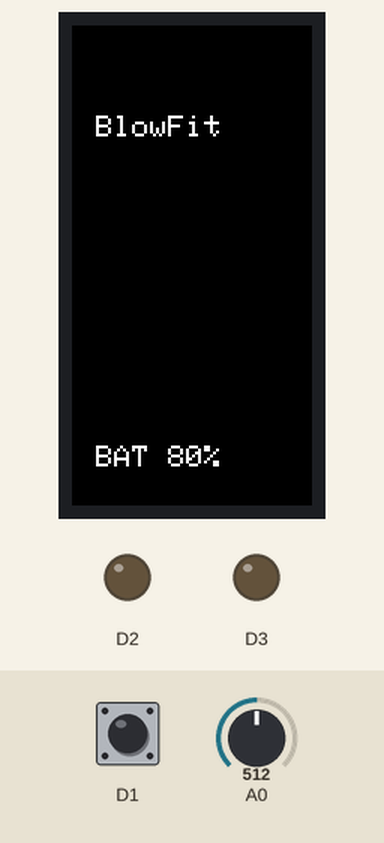
Simulated run of this sketch. Board: Arduino Due. On the bench: 80×160 colour display, output pins drawn as LEDs (lit = HIGH). Dashed ring = blinking. Inputs (shaded band) come from the test bench; at power-on: D1 HIGH, A0 = 512 (analog values on the 0–1023 scale). Nothing arrives over Bluetooth unless stated; a phone connects over Bluetooth LE 3 s after start.

Above: at 1.3 s.
1.4 s: D1 pulled LOW for 0.15 s
At 3.4 s:
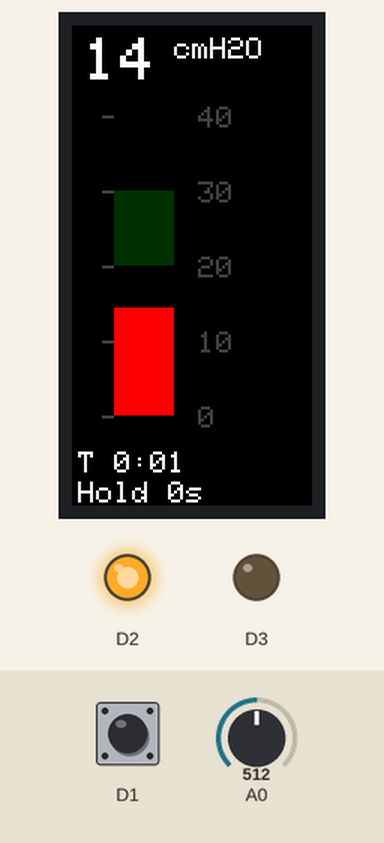
4.5 s: A0 set to 528
At 6.4 s:
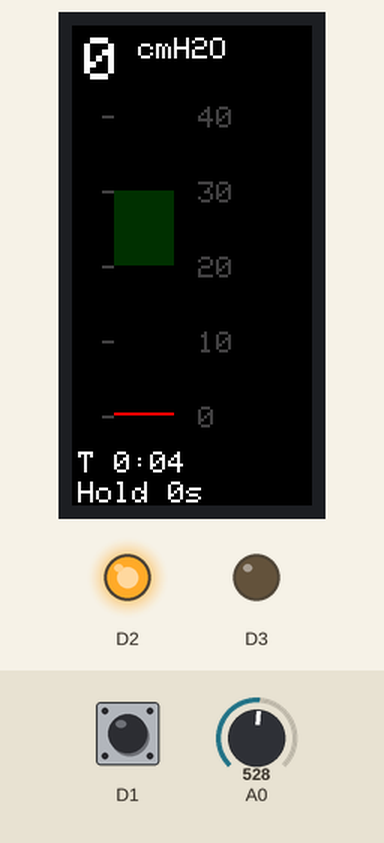
6.6 s: D1 pulled LOW for 3.2 s
At 10.05 s:
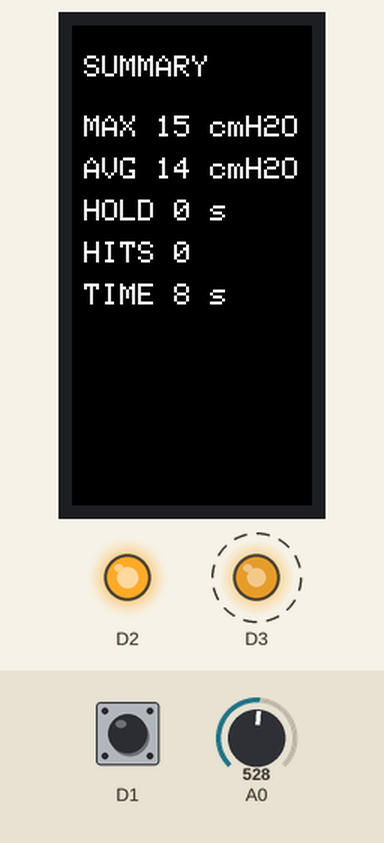
10.4 s: D1 pulled LOW for 0.15 s
At 10.75 s:
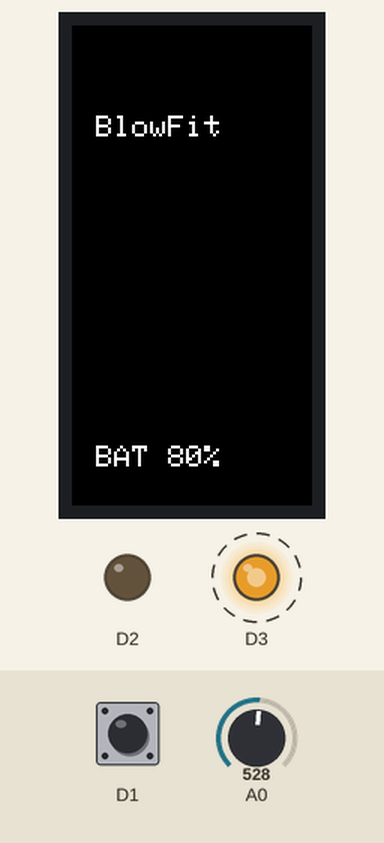
11.1 s: D1 pulled LOW for 0.15 s
At 12.1 s:
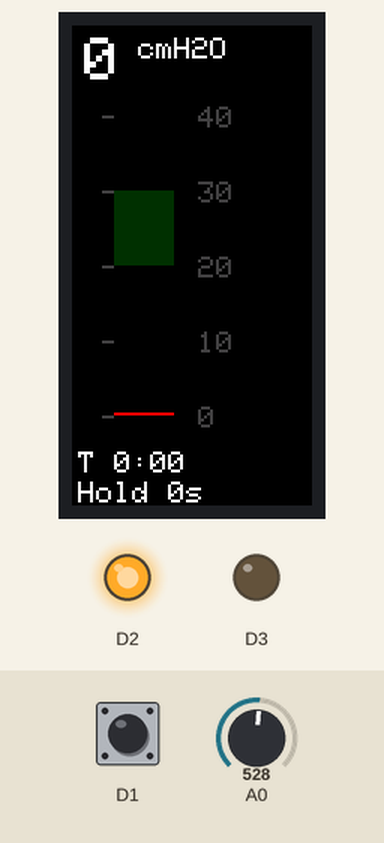
12.9 s: A0 set to 863
At 14.1 s:
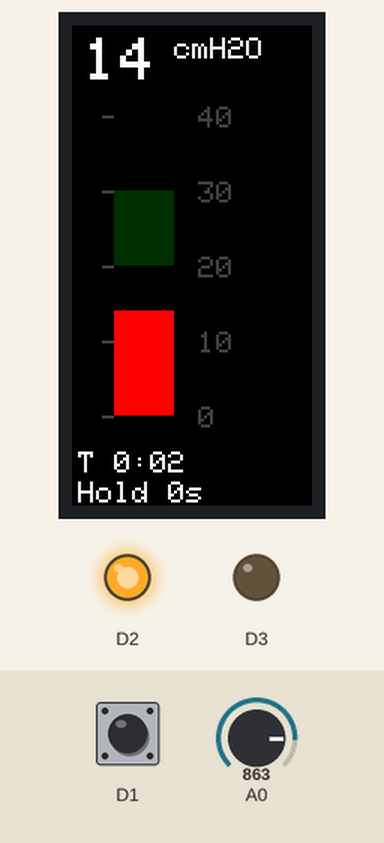
14.5 s: A0 set to 892
Timing chart, 0 to 17.0 s (numbered marks = the images above; inputs shaded):
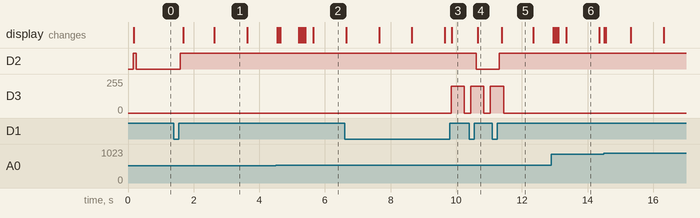

The sketch:

firmware.ino
```cpp
// BlowFit — main sketch.
// Hardware: Seeed XIAO BLE nRF52840 + XGZP6847A005KPG + ST7735 0.96" TFT
//
// Non-blocking cooperative scheduler: every subsystem exposes a tick()
// function. loop() dispatches work based on millis() deltas. No delay() anywhere.

#include <Arduino.h>
#include "config.h"
#include "ble_uuids.h"
#include "sensor.h"
#include "state_machine.h"
#include "feedback.h"
#include "button.h"
#include "ui_tft.h"
#include "storage.h"
#include "ble_service.h"
#include "power.h"

// ----- Timer for 100 Hz sampling -----
// The XIAO BLE nRF52840 Arduino core exposes "HardwareTimer" or we can use
// nRF52's NRF_TIMER peripherals directly. ArduinoBLE ties up some timers, so
// TimerMillis/TimerTask helpers are preferred. For brevity this scaffold uses
// a simple millis()-based pump at the top of loop(); replace with a timer ISR
// once the sketch is validated.

uint32_t g_nextSampleMs = 0;

void pumpSensor(uint32_t nowMs)
{
  // Replace with NRF_TIMER ISR in production. This works at the ~100 Hz target
  // as long as loop() runtime stays below ~8 ms per iteration.
  constexpr uint32_t interval = 1000 / sensor_cfg::SAMPLE_RATE_HZ;
  if ((int32_t)(nowMs - g_nextSampleMs) >= 0)
  {
    sensor::onTimerTick();
    g_nextSampleMs += interval;
    if ((int32_t)(nowMs - g_nextSampleMs) >= (int32_t)(interval * 3))
    {
      // Dropped multiple ticks — reset to avoid runaway catch-up.
      g_nextSampleMs = nowMs + interval;
    }
  }
}

// ----- Session sample buffering for BLE stream -----
int16_t g_blePacketBuf[ble_cfg::SAMPLES_PER_PACKET];
uint8_t g_blePacketIdx = 0;
uint32_t g_nextNotifyMs = 0;
uint32_t g_nextRenderMs = 0;
uint32_t g_nextButtonMs = 0;
uint32_t g_nextBattMs = 0;
uint32_t g_nextStateNotifyMs = 0;
uint8_t g_cachedBatteryPct = 80;

// ----- State machine callbacks -----
void onStateChange(DeviceState, DeviceState next)
{
  ui_tft::invalidate();
  switch (next)
  {
  case DeviceState::Prep:
  case DeviceState::Train:
    feedback::setPattern(feedback::Pattern::TrainActive);
    break;
  case DeviceState::Standby:
    feedback::setPattern(feedback::Pattern::Idle);
    break;
  default:
    break;
  }
}

void onZoneChange(bool entered)
{
  if (entered)
    feedback::setPattern(feedback::Pattern::ZoneEntered);
}

void onTargetHold()
{
  feedback::setPattern(feedback::Pattern::HoldAchieved);
}

void onSessionEnd(const state_machine::Metrics &m)
{
  feedback::setPattern(feedback::Pattern::SessionComplete);
  storage::saveSession(m);
  ble_service::pushSummary(m, 0); // TODO: real CRC32 over stored waveform
}

// Called from ble_service on opcode 0x04.
void onBleCalibrateRequested()
{
  sensor::startZeroCalibration();
}

void setup()
{
  ble_service::begin();
  Serial.begin(115200);
  sensor::begin();
  power::begin();
  feedback::begin();
  button::begin();
  ui_tft::begin();
  storage::begin();

  // Load persisted target zone & offset.
  float zero, lo, hi;
  if (storage::loadConfig(zero, lo, hi))
  {
    state_machine::setTargetZone(lo, hi);
  }
  state_machine::begin();
  state_machine::onStateChange(onStateChange);
  state_machine::onZoneChange(onZoneChange);
  state_machine::onTargetHold(onTargetHold);
  state_machine::onSessionEnd(onSessionEnd);

  sensor::startZeroCalibration();
  feedback::setPattern(feedback::Pattern::Idle);
  g_nextSampleMs = millis();
}

void loop()
{
  ble_service::poll();
  uint32_t now = millis();

  pumpSensor(now);
  feedback::tick(now);

  // Drain sensor samples — 한 번 loop() 에서 너무 많이 처리하면 BLE.poll() 호출이
  // 느려져서 connection 단계에서 timeout. 예산 제한 + 중간 yield.
  sensor::Sample s;
  int drainBudget = 8;
  while (drainBudget-- > 0 && sensor::pop(s))
  {
    state_machine::tick(s.tMillis);
    state_machine::onPressureSample(s.filtered);

    if (state_machine::state() == DeviceState::Train && g_blePacketIdx < ble_cfg::SAMPLES_PER_PACKET)
    {
      int32_t v = (int32_t)(s.filtered * 10.0f);
      if (v < -32768) v = -32768;
      if (v > 32767) v = 32767;
      g_blePacketBuf[g_blePacketIdx++] = (int16_t)v;
    }
  }
  ble_service::poll();

  // BLE pressure notify every 50ms
  if ((int32_t)(now - g_nextNotifyMs) >= 0)
  {
    g_nextNotifyMs = now + ble_cfg::NOTIFY_INTERVAL_MS;
    if (g_blePacketIdx > 0)
    {
      ble_service::pushSamples(g_blePacketBuf, g_blePacketIdx);
      g_blePacketIdx = 0;
    }
  }

  // UI render (HAS_TFT=0 이면 no-op)
  if ((int32_t)(now - g_nextRenderMs) >= 0)
  {
    g_nextRenderMs = now + ui_cfg::RENDER_INTERVAL_MS;
    ui_tft::render(state_machine::state(), sensor::latestFiltered(),
                   state_machine::metrics(), now, g_cachedBatteryPct);
  }

  // Button scan
  if ((int32_t)(now - g_nextButtonMs) >= 0)
  {
    g_nextButtonMs = now + ui_cfg::BUTTON_SCAN_MS;
    button::Press p = button::scan(now);
    if (p == button::Press::Short)
      state_machine::dispatch(state_machine::Event::ButtonShort);
    else if (p == button::Press::Long)
      state_machine::dispatch(state_machine::Event::ButtonLong);
  }

  // Battery poll (HAS_BATTERY=0 이면 batteryPct/isCharging 모두 더미값)
  if ((int32_t)(now - g_nextBattMs) >= 0)
  {
    g_nextBattMs = now + ui_cfg::BATTERY_POLL_MS;
    g_cachedBatteryPct = power::batteryPct();
    if (g_cachedBatteryPct < 15)
      feedback::setPattern(feedback::Pattern::BatteryLow);
  }

  // State notify (1s)
  if ((int32_t)(now - g_nextStateNotifyMs) >= 0)
  {
    g_nextStateNotifyMs = now + 1000;
    ble_service::pushState(state_machine::state(),
                           state_machine::metrics().orificeLevel,
                           g_cachedBatteryPct,
                           power::isCharging());
  }
}
```

ble_service.cpp
```cpp
#include "ble_service.h"
#include "ble_uuids.h"
#include "config.h"

#ifdef ARDUINO
  #include <ArduinoBLE.h>
#endif

#include <string.h>

// 전역 스코프의 weak hook — firmware.ino 의 강한 정의가 override 함.
// (anon namespace 내부에서 extern 선언하면 별도 심볼이 되어 링크 실패하는 문제 회피.)
void onBleCalibrateRequested();

namespace ble_service {

namespace {

#ifdef ARDUINO
BLEService                g_service(uuids::SERVICE);
BLECharacteristic         g_pressure(uuids::PRESSURE_STREAM, BLENotify, 22);
BLECharacteristic         g_control(uuids::SESSION_CONTROL, BLEWrite, 8);
BLECharacteristic         g_summary(uuids::SESSION_SUMMARY, BLERead | BLENotify, 32);
BLECharacteristic         g_state(uuids::DEVICE_STATE, BLERead | BLENotify, 4);
BLECharacteristic         g_history(uuids::HISTORY_LIST, BLERead, 244);

BLEService                g_battSvc("180f");
BLEUnsignedCharCharacteristic g_battLevel("2a19", BLERead | BLENotify);
#endif

uint32_t g_startEpoch = 0;

void onControlWritten(
#ifdef ARDUINO
  BLEDevice, BLECharacteristic c
#endif
) {
#ifdef ARDUINO
  if (c.valueLength() < 1) return;
  const uint8_t* val = c.value();
  uint8_t op = val[0];
  switch (op) {
    case opcode::START_SESSION: {
      uint8_t level = (c.valueLength() >= 2) ? val[1] : 1;
      state_machine::dispatch(state_machine::Event::BleStartSession, level);
      break;
    }
    case opcode::STOP_SESSION:
      state_machine::dispatch(state_machine::Event::BleStopSession);
      break;
    case opcode::SYNC_TIME:
      if (c.valueLength() >= 5) {
        memcpy(&g_startEpoch, val + 1, 4);
      }
      break;
    case opcode::ZERO_CALIBRATE:
      // 전역 스코프의 hook 호출 — firmware.ino 가 strong override 제공.
      ::onBleCalibrateRequested();
      break;
    case opcode::SET_TARGET:
      if (c.valueLength() >= 3) {
        state_machine::setTargetZone((float)val[1], (float)val[2]);
      }
      break;
    default:
      break;
  }
#else
  (void)0;
#endif
}

}  // namespace

void begin() {
#ifdef ARDUINO
  if (!BLE.begin()) return;

  BLE.setLocalName(DEVICE_NAME);
  BLE.setDeviceName(DEVICE_NAME);
  BLE.setAdvertisedService(g_service);

  g_service.addCharacteristic(g_pressure);
  g_service.addCharacteristic(g_control);
  g_service.addCharacteristic(g_summary);
  g_service.addCharacteristic(g_state);
  g_service.addCharacteristic(g_history);
  BLE.addService(g_service);

  g_battSvc.addCharacteristic(g_battLevel);
  BLE.addService(g_battSvc);

  g_control.setEventHandler(BLEWritten, onControlWritten);

  BLE.advertise();
#endif
}

void pushSamples(const int16_t samplesX10[], uint8_t count) {
#ifdef ARDUINO
  if (!isConnected() || count == 0) return;
  static uint16_t seq = 0;
  uint8_t n = count > ble_cfg::SAMPLES_PER_PACKET ? ble_cfg::SAMPLES_PER_PACKET : count;
  uint8_t buf[22];
  seq++;
  memcpy(buf, &seq, 2);
  memcpy(buf + 2, samplesX10, n * 2);
  // Zero-pad if short
  for (uint8_t i = n; i < ble_cfg::SAMPLES_PER_PACKET; i++) {
    int16_t zero = 0;
    memcpy(buf + 2 + i * 2, &zero, 2);
  }
  g_pressure.writeValue(buf, 22);
#else
  (void)samplesX10; (void)count;
#endif
}

void pushState(DeviceState s, uint8_t orifice, uint8_t battery, bool charging) {
#ifdef ARDUINO
  uint8_t flags = (isConnected() ? 0x02 : 0x00) | (charging ? 0x01 : 0x00);
  if (battery < 15) flags |= 0x04;
  uint8_t buf[4] = { (uint8_t)s, orifice, battery, flags };
  g_state.writeValue(buf, 4);
  g_battLevel.writeValue(battery);
#else
  (void)s; (void)orifice; (void)battery; (void)charging;
#endif
}

void pushSummary(const state_machine::Metrics& m, uint32_t crc32) {
#ifdef ARDUINO
  uint8_t buf[32] = {0};
  uint32_t dur = m.sessionDurationMs / 1000;
  float maxP = m.maxPressure;
  float avgP = m.avgPressure();
  uint32_t end = m.enduranceMs / 1000;
  uint16_t samples = m.sampleCount > 65535 ? 65535 : (uint16_t)m.sampleCount;
  uint32_t sid = m.sessionId;
  memcpy(buf + 0,  &g_startEpoch, 4);
  memcpy(buf + 4,  &dur, 4);
  memcpy(buf + 8,  &maxP, 4);
  memcpy(buf + 12, &avgP, 4);
  memcpy(buf + 16, &end, 4);
  buf[20] = m.orificeLevel;
  buf[21] = m.targetHits;
  memcpy(buf + 22, &samples, 2);
  memcpy(buf + 24, &crc32, 4);
  memcpy(buf + 28, &sid, 4);
  g_summary.writeValue(buf, 32);
#else
  (void)m; (void)crc32;
#endif
}

void poll() {
#ifdef ARDUINO
  BLE.poll();
  // disconnect 트랜지션에서만 1회 재광고. 주기적 호출은 mbed BSP 에서 느림.
  static bool wasConnected = false;
  const bool isConn = BLE.connected();
  if (wasConnected && !isConn) {
    BLE.advertise();
  }
  wasConnected = isConn;
#endif
}

bool isConnected() {
#ifdef ARDUINO
  return BLE.connected();
#else
  return false;
#endif
}

uint32_t startEpoch() { return g_startEpoch; }

}  // namespace ble_service

// Weak default — firmware.ino 가 동일 시그니처로 정의해서 override 함.
__attribute__((weak)) void onBleCalibrateRequested() {}
```

ble_service.h
```cpp
#pragma once

#include <stdint.h>
#include "state_machine.h"

namespace ble_service {

void begin();

// Push a batch of recent samples out as a Pressure Stream notification.
// Called every ble_cfg::NOTIFY_INTERVAL_MS when connected and in TRAIN.
void pushSamples(const int16_t samplesX10[], uint8_t count);

// Push current DeviceState and battery.
void pushState(DeviceState s, uint8_t orificeLevel, uint8_t batteryPct, bool charging);

// Push session summary (sent when SessionEnd event fires).
void pushSummary(const state_machine::Metrics& m, uint32_t crc32);

// Service BLE stack; call from loop().
void poll();

bool isConnected();

// Epoch (unix seconds) provided by the app via SYNC_TIME; 0 if not synced.
uint32_t startEpoch();

}  // namespace ble_service
```

ble_uuids.h
```cpp
// Single source of truth for BLE UUIDs. MUST match:
//   - docs/ble-protocol.md
//   - tools/ble-sim.py
//   - app/lib/core/ble/blowfit_uuids.dart

#pragma once

namespace uuids {
  // Custom service + characteristics
  constexpr const char* SERVICE            = "0000b410-0000-1000-8000-00805f9b34fb";
  constexpr const char* PRESSURE_STREAM    = "0000b411-0000-1000-8000-00805f9b34fb";
  constexpr const char* SESSION_CONTROL    = "0000b412-0000-1000-8000-00805f9b34fb";
  constexpr const char* SESSION_SUMMARY    = "0000b413-0000-1000-8000-00805f9b34fb";
  constexpr const char* DEVICE_STATE       = "0000b414-0000-1000-8000-00805f9b34fb";
  constexpr const char* HISTORY_LIST       = "0000b415-0000-1000-8000-00805f9b34fb";

  // Standard
  constexpr const char* BATTERY_SERVICE    = "180f";
  constexpr const char* BATTERY_LEVEL      = "2a19";
  constexpr const char* DEVICE_INFO        = "180a";
  constexpr const char* FIRMWARE_REVISION  = "2a26";
}

// Session Control opcodes
namespace opcode {
  constexpr uint8_t START_SESSION  = 0x01;
  constexpr uint8_t STOP_SESSION   = 0x02;
  constexpr uint8_t SYNC_TIME      = 0x03;
  constexpr uint8_t ZERO_CALIBRATE = 0x04;
  constexpr uint8_t SET_TARGET     = 0x05;
}

// Advertised name (product: BlowFit)
constexpr const char* DEVICE_NAME = "BlowFit";
constexpr const char* FIRMWARE_VERSION = "1.0.0";
```

button.cpp
```cpp
#include "button.h"
#include "config.h"

#ifdef ARDUINO
  #include <Arduino.h>
#else
  namespace button {
    // Host-test seam: tests flip this to simulate the physical button.
    // Pull-up wiring → false = released (digitalRead returns 1).
    bool g_hostPressed = false;
  }
  static int digitalRead(uint8_t) { return button::g_hostPressed ? 0 : 1; }
  static void pinMode(uint8_t, uint8_t) {}
  #define INPUT_PULLUP 2
#endif

namespace button {

namespace {
constexpr uint16_t DEBOUNCE_MS = 30;

bool g_lastStable = true;       // true = released (pull-up)
bool g_lastRaw = true;
uint32_t g_lastChangeMs = 0;
uint32_t g_pressStartMs = 0;
bool g_pressed = false;
}  // namespace

void begin() {
#ifdef ARDUINO
  pinMode(pins::BUTTON, INPUT_PULLUP);
#endif
}

Press scan(uint32_t nowMs) {
  bool raw = digitalRead(pins::BUTTON) != 0;  // pull-up: 1 = released
  if (raw != g_lastRaw) {
    g_lastRaw = raw;
    g_lastChangeMs = nowMs;
    return Press::None;
  }
  if ((nowMs - g_lastChangeMs) < DEBOUNCE_MS) return Press::None;
  if (raw == g_lastStable) return Press::None;

  g_lastStable = raw;
  if (!raw) {
    // Just pressed
    g_pressed = true;
    g_pressStartMs = nowMs;
    return Press::None;
  } else {
    // Just released
    if (!g_pressed) return Press::None;
    g_pressed = false;
    uint32_t held = nowMs - g_pressStartMs;
    return held >= ui_cfg::LONG_PRESS_MS ? Press::Long : Press::Short;
  }
}

}  // namespace button
```

button.h
```cpp
#pragma once

#include <stdint.h>

namespace button {

enum class Press : uint8_t {
  None,
  Short,
  Long,
};

void begin();

// Scan the button; returns Short/Long on release, None otherwise.
// Call every ui_cfg::BUTTON_SCAN_MS.
Press scan(uint32_t nowMs);

}  // namespace button
```

feedback.cpp
```cpp
#include "feedback.h"
#include "config.h"

#ifdef ARDUINO
  #include <Arduino.h>
#else
  static void pinMode(uint8_t, uint8_t) {}
  static void digitalWrite(uint8_t, uint8_t) {}
  static void analogWrite(uint8_t, int) {}
  #define OUTPUT 1
  #define HIGH 1
  #define LOW 0
#endif

namespace feedback {

namespace {

Pattern g_pattern = Pattern::Idle;

// Vibration queue: count remaining, current on/off window, current phase end
uint16_t g_vibCount = 0;
uint16_t g_vibOnMs = 0;
uint16_t g_vibOffMs = 0;
bool g_vibOn = false;
uint32_t g_vibNextSwitchMs = 0;

// LED heartbeat
uint32_t g_ledNextMs = 0;
bool g_ledState = false;

void ledSet(bool on) {
#ifdef ARDUINO
  digitalWrite(pins::LED, on ? HIGH : LOW);
#endif
  g_ledState = on;
}

void vibSet(bool on) {
#ifdef ARDUINO
  analogWrite(pins::VIBRATION, on ? 200 : 0);
#endif
  g_vibOn = on;
}

void startVib(uint16_t count, uint16_t onMs, uint16_t offMs, uint32_t nowMs) {
  g_vibCount = count;
  g_vibOnMs = onMs;
  g_vibOffMs = offMs;
  vibSet(true);
  g_vibNextSwitchMs = nowMs + onMs;
}

}  // namespace

void begin() {
#ifdef ARDUINO
  pinMode(pins::LED, OUTPUT);
  pinMode(pins::VIBRATION, OUTPUT);
#endif
  ledSet(false);
  vibSet(false);
}

void setPattern(Pattern p) {
  g_pattern = p;
  switch (p) {
    case Pattern::TrainActive:     ledSet(true);  break;
    case Pattern::Charging:        ledSet(false); break;
    case Pattern::ZoneEntered:     pulseVibration(1, 80, 0); break;
    case Pattern::HoldAchieved:    pulseVibration(2, 120, 100); break;
    case Pattern::SessionComplete: pulseVibration(3, 400, 200); break;
    case Pattern::CalibrateDone:   pulseVibration(2, 100, 80); break;
    default: break;
  }
}

void pulseVibration(uint16_t count, uint16_t onMs, uint16_t offMs) {
  // `nowMs` is picked up by tick(); start immediately by zeroing the switch time
  g_vibCount = count;
  g_vibOnMs = onMs;
  g_vibOffMs = offMs;
  vibSet(true);
  g_vibNextSwitchMs = 0;  // triggers immediate switch logic
}

void tick(uint32_t nowMs) {
  // LED patterns
  switch (g_pattern) {
    case Pattern::Idle:
      if (nowMs >= g_ledNextMs) {
        ledSet(!g_ledState);
        g_ledNextMs = nowMs + (g_ledState ? 80 : 1920);  // brief flash every 2s
      }
      break;
    case Pattern::BatteryLow:
      if (nowMs >= g_ledNextMs) {
        ledSet(!g_ledState);
        g_ledNextMs = nowMs + 150;
      }
      break;
    default:
      break;
  }

  // Vibration state machine
  if (g_vibCount > 0) {
    if (g_vibNextSwitchMs == 0) {
      g_vibNextSwitchMs = nowMs + g_vibOnMs;
      vibSet(true);
    }
    if (nowMs >= g_vibNextSwitchMs) {
      if (g_vibOn) {
        vibSet(false);
        if (--g_vibCount == 0) return;
        g_vibNextSwitchMs = nowMs + g_vibOffMs;
      } else {
        vibSet(true);
        g_vibNextSwitchMs = nowMs + g_vibOnMs;
      }
    }
  }
}

}  // namespace feedback
```

feedback.h
```cpp
#pragma once

#include <stdint.h>

// Non-blocking LED + vibration patterns. All timing uses millis().

namespace feedback {

enum class Pattern : uint8_t {
  Idle,             // LED slow heartbeat
  TrainActive,      // LED solid
  ZoneEntered,      // Single short vibration
  HoldAchieved,     // Double vibration
  SessionComplete,  // Triple long vibration
  BatteryLow,       // LED fast blink
  Charging,         // LED off
  CalibrateDone,    // Double vibration
};

void begin();
void setPattern(Pattern p);
void pulseVibration(uint16_t count, uint16_t onMs, uint16_t offMs);

// Called every loop iteration.
void tick(uint32_t nowMs);

}  // namespace feedback
```

power.h
```cpp
#pragma once

#include <stdint.h>

namespace power {

void begin();

// Read battery percentage (0-100). Uses VBAT ADC + LiPo discharge curve.
uint8_t batteryPct();

// Approximate charging detection (USB-C VBUS present).
bool isCharging();

// Request deep sleep; wakes on button interrupt.
void enterDeepSleep();

}  // namespace power
```

Source omitted: power.cpp (1612 bytes), sensor.cpp (2859 bytes), sensor.h (1042 bytes), state_machine.cpp (5273 bytes), state_machine.h (1906 bytes), storage.cpp (3359 bytes), storage.h (895 bytes), ui_tft.cpp (5582 bytes), ui_tft.h (515 bytes), config.h (3631 bytes)

Measured:
- the behaviour switches between 520 and 521 on A0 (found by bisection; images 1 and 2)
- after the input at 1.4 s, the display: first changes after 0.28 s (image 1 shows a later state)
- after the input at 4.5 s, the display: first changes at once (image 2 shows a later state)
- after the input at 6.6 s, D3: 0/255 → 200/255 after 3.2 s, → 0/255 0.40 s later; the display: first differs from a run without the input after 3.3 s (image 3)
- after the input at 10.4 s, D2: HIGH → LOW after 0.21 s; the display: changes after 0.26 s (image 4)
- after the input at 11.1 s, the display: changes after 0.28 s (image 5)
- what the display in image 1 shows lasts 1.0 s, from 2.6 s to 3.6 s
